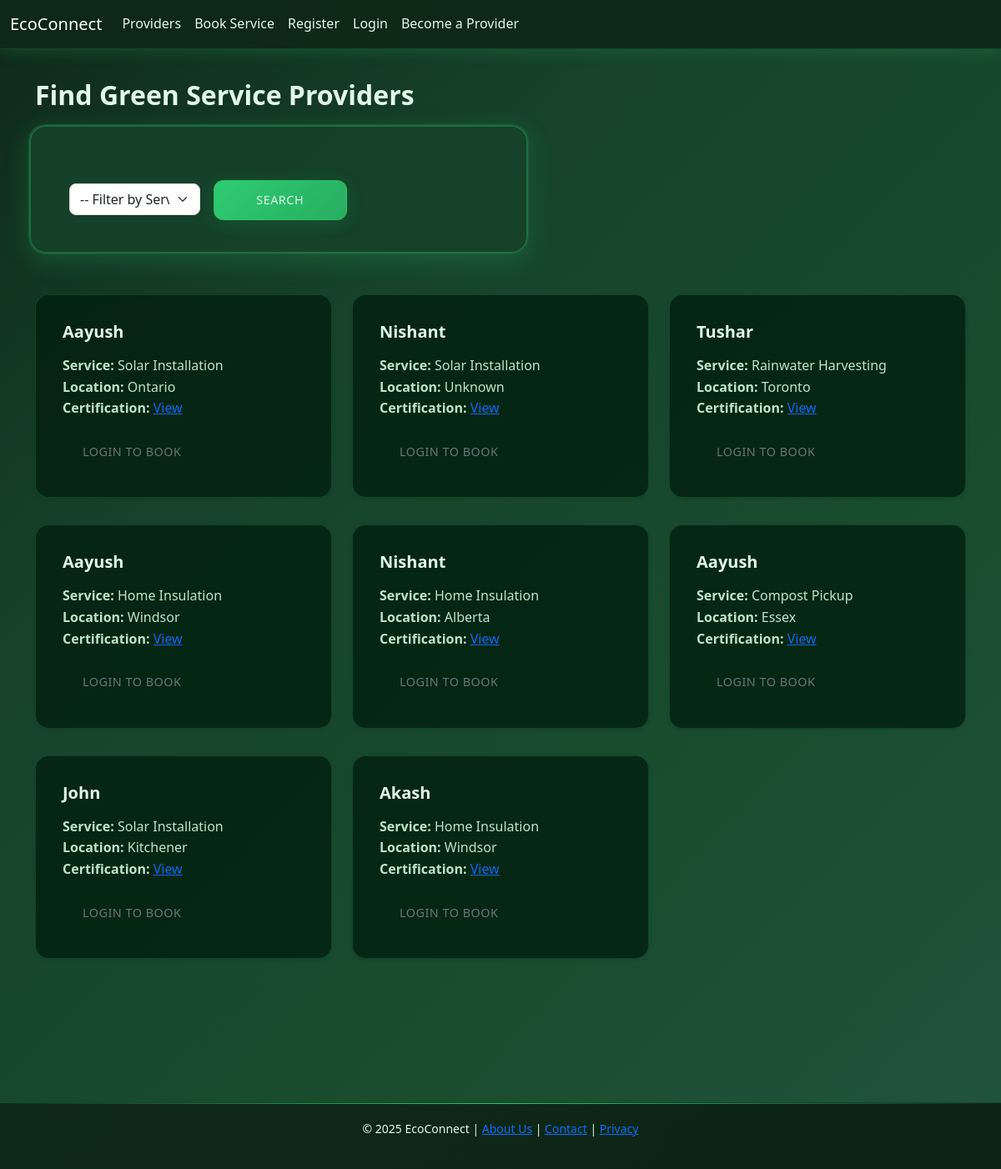
Page /providers/ on the committed database.
### services/models.py (models this page shows, shortened)
class ServiceProvider(models.Model):
    SERVICE_TYPES = [
        ('solar', 'Solar Installation'),
        ('insulation', 'Home Insulation'),
        ('compost', 'Compost Pickup'),
        ('rainwater', 'Rainwater Harvesting'),
    ]
    user = models.ForeignKey(User, on_delete=models.CASCADE)
    name = models.CharField(max_length=100)
    service_type = models.CharField(max_length=50, choices=SERVICE_TYPES)
    location = models.CharField(max_length=100)
    certification = models.FileField(upload_to='certifications/', null=True, blank=True)

### services/views.py (the view)
# urls.py: path('providers/', views.ProviderListView.as_view(), name='providers'),
class ProviderListView(ListView):
    model = ServiceProvider
    template_name = 'services/provider_list.html'
    context_object_name = 'providers'
    def get_queryset(self):
        query = self.request.GET.get('q')
        if query:
            return ServiceProvider.objects.filter(service_type=query)
        return ServiceProvider.objects.all()

### services/templates/services/provider_list.html (shortened to what this page needs)
{% extends 'services/base.html' %}
{% block content %}
<h2 class="mb-4">Find Green Service Providers</h2>
<form method="get" class="row g-3 mb-5">
    <div class="col-md-4">
        <select name="q" class="form-select">
            <option value="">-- Filter by Service Type --</option>
        </select>
    </div>
    <div class="col-auto">
        <button type="submit" class="btn btn-success">Search</button>
    </div>
</form>
<div class="row">
    {% for provider in providers %}
        <div class="col-md-4 mb-4">
            <div class="card shadow-sm h-100">
                <div class="card-body">
                    <h5 class="card-title">{{ provider.name }}</h5>
                    <p class="card-text">
                        <strong>Service:</strong> {{ provider.get_service_type_display }}<br>
                        <strong>Location:</strong> {{ provider.location }}<br>
                        <strong>Certification:</strong>
                        {% if provider.certification %}
                            <a href="{{ provider.certification.url }}" target="_blank">View</a>
                        {% else %}
                            Not uploaded
                        {% endif %}
                    </p>
                    {% if user.is_authenticated %}
                        <a href="{% url 'book_service' %}" class="btn btn-outline-primary btn-sm">Book Now</a>
                    {% else %}
                        <a href="{% url 'login' %}" class="btn btn-outline-secondary btn-sm">Login to Book</a>
                    {% endif %}
                </div>
            </div>
        </div>
    {% empty %}
        <p>No providers found.</p>
    {% endfor %}
</div>
{% endblock %}

### services/static/services/style.css (style rules this page uses)
:root { --primary-green: #2ecc71; --dark-green: #0f2918; --darker-green: #1a4d2e; --medium-green: #16432a; --accent-green: #27ae60; --soft-green: #1e3d26; --forest-green: #0d2415; --sage-green: #22543d; --mint-green: #234e3a; --light-accent: #3dd56d; --text-light: #e2f8e8; --text-medium: #c6f0d0; --text-dark: #1a202c; --shadow-soft: 0 4px 20px rgba(46, 204, 113, 0.15); --shadow-medium: 0 8px 30px rgba(46, 204, 113, 0.2); --shadow-strong: 0 12px 40px rgba(46, 204, 113, 0.25); --transition: all 0.3s cubic-bezier(0.4, 0, 0.2, 1); }
body { background: linear-gradient(135deg, #0f2918 0%, #16432a 30%, #1a4d2e 70%, #22543d 100%); font-family: 'Segoe UI', Tahoma, Geneva, Verdana, sans-serif; color: var(--text-light); padding-top: 70px; line-height: 1.6; background-attachment: fixed; min-height: 100vh; }
form select { position: relative; z-index: 10; }
.card { background: rgba(3, 30, 15, 0.8); border: none; border-radius: 16px; box-shadow: var(--shadow-soft); transition: var(--transition); position: relative; overflow: hidden; border: 1px solid rgba(46, 204, 113, 0.2); }
.card::before { content: ''; position: absolute; top: 0; left: 0; right: 0; height: 4px; background: linear-gradient(90deg, var(--primary-green) 0%, var(--light-accent) 100%); opacity: 0; transition: var(--transition); }
.card-body { padding: 2rem; position: relative; z-index: 1; }
.card-title { color: var(--text-light); font-weight: 600; font-size: 1.25rem; margin-bottom: 1rem; }
.card-text { color: var(--text-medium); opacity: 0.95; }
.btn { border-radius: 12px; padding: 12px 24px; font-weight: 500; transition: var(--transition); position: relative; overflow: hidden; border: none; text-transform: uppercase; letter-spacing: 0.5px; font-size: 0.9rem; }
.btn-primary, .btn-success { background: linear-gradient(135deg, var(--primary-green) 0%, var(--accent-green) 100%); color: var(--text-light); box-shadow: var(--shadow-soft); border: 1px solid rgba(46, 204, 113, 0.3); }
.btn::before { content: ''; position: absolute; top: 0; left: -100%; width: 100%; height: 100%; background: linear-gradient(90deg, transparent, rgba(255, 255, 255, 0.2), transparent); transition: var(--transition); }
form { max-width: 600px; margin: 0 auto; background: rgba(22, 67, 42, 0.9); padding: 40px; border-radius: 20px; box-shadow: var(--shadow-medium); position: relative; border: 1px solid rgba(46, 204, 113, 0.2); pointer-events: auto !important; z-index: 1; }
form::before { content: ''; position: absolute; top: 0; left: 0; right: 0; bottom: 0; border-radius: 20px; padding: 2px; background: linear-gradient(135deg, var(--primary-green), var(--light-accent)); -webkit-mask: linear-gradient(#fff 0 0) content-box, linear-gradient(#fff 0 0); -webkit-mask-composite: exclude; mask: linear-gradient(#fff 0 0) content-box, linear-gradient(#fff 0 0); mask-composite: exclude; opacity: 0.3; pointer-events: none; z-index: 0; }
form input[type="text"], form input[type="email"], form input[type="password"], form input[type="file"], form select, form textarea { width: 100%; padding: 12px 16px; border-radius: 12px; border: 2px solid rgba(46, 204, 113, 0.3); background-color: rgba(35, 78, 58, 0.8); color: var(--text-light); transition: var(--transition); font-size: 0.95rem; }
form .btn { width: 160px; margin-top: 10px; }
h1, h2, h3, h4, h5 { color: var(--text-light); font-weight: 600; background: transparent !important; }
h2 { font-size: 2rem; margin-bottom: 1.5rem; margin-top: 35px; }
p, .lead { background: transparent !important; color: var(--text-light); }
.mb-4 { margin-bottom: 2rem !important; }
.card { animation: fadeInUp 0.6s ease-out; }
.card:nth-child(1) { animation-delay: 0.1s; }
.col-md-4 select.form-select { margin-top: 14px; height: auto; border-radius: 8px; }

### services/templates/services/base.html (style rules this page uses)
body { padding-top: 60px; }

### rows in the picture
ServiceProvider: name "Aayush", service_type "Solar Installation", location "Ontario"
ServiceProvider: name "Nishant", service_type "Solar Installation", location "Unknown"
ServiceProvider: name "Tushar", service_type "Rainwater Harvesting", location "Toronto"
ServiceProvider: name "Aayush", service_type "Home Insulation", location "Windsor"
ServiceProvider: name "Nishant", service_type "Home Insulation", location "Alberta"
ServiceProvider: name "Aayush", service_type "Compost Pickup", location "Essex"
ServiceProvider: name "John", service_type "Solar Installation", location "Kitchener"
ServiceProvider: name "Akash", service_type "Home Insulation", location "Windsor"
